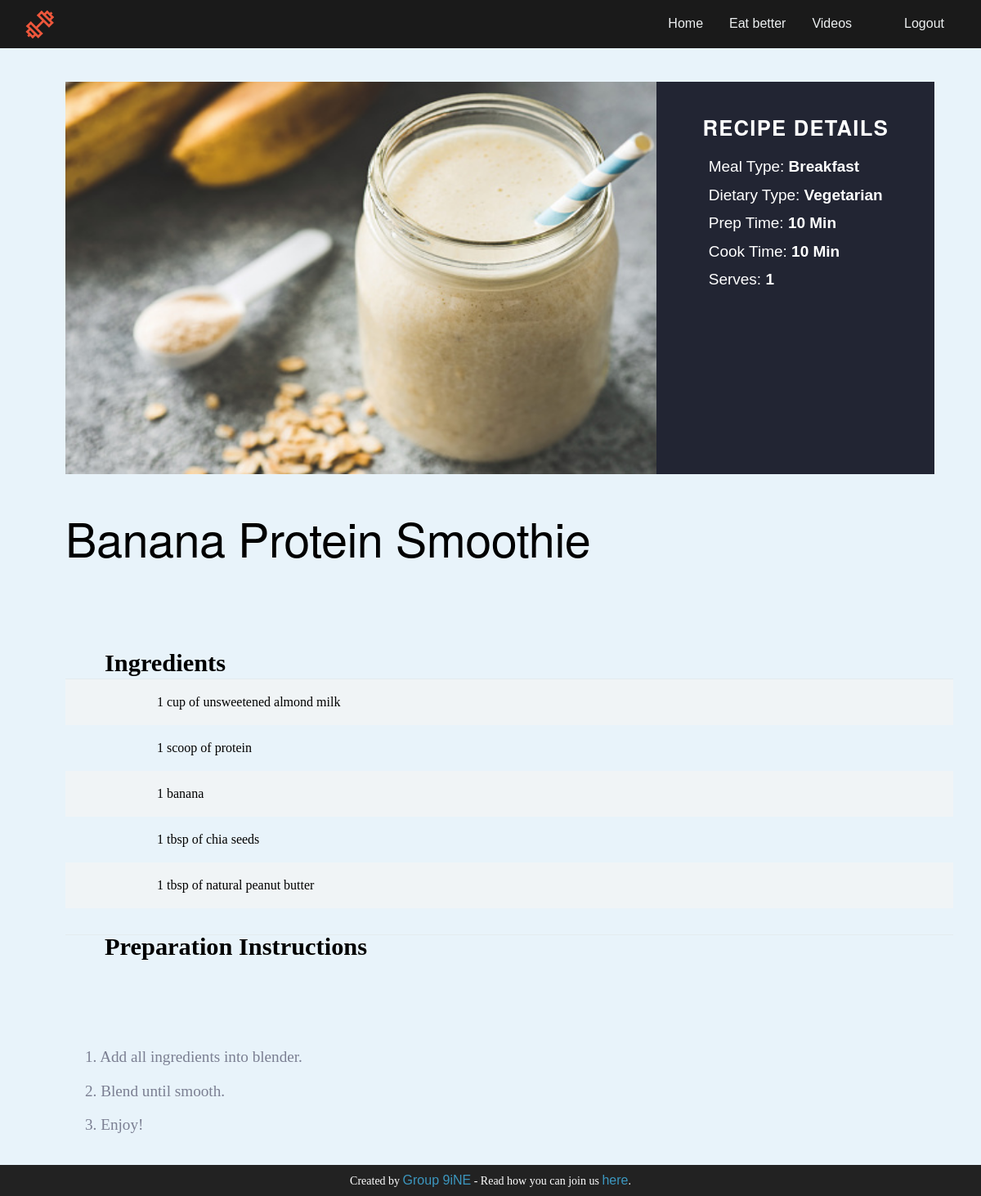
/recipe/1/ (signed in), run on the app's committed database.
### fithit/models.py (models this page shows, shortened)
class Eat_better(models.Model):
    recipe_id=models.AutoField(primary_key=True,unique=True)
    recipe_title=models.CharField(max_length=100,default="")
    recipe_category=models.CharField(max_length=50,default="")
    recipe_dietary_type=models.CharField(max_length=50,default="")
    recipe_serves=models.IntegerField(default=0)
    recipe_prep_time=models.IntegerField(default=0)
    recipe_make_time=models.IntegerField(default=0)
    recipe_calorie=models.CharField(max_length=40,default=0)
    recipe_difficulty=models.CharField(max_length=60,default="")
    recipe_ingredients=models.CharField(max_length=255,default="")
    recipe_steps=models.TextField(default="")
    recipe_infos=models.TextField(default="")
    thumbnail=models.ImageField(upload_to="image/thumbnail",default="")

### fithit/views.py (the view)
# urls.py: path('recipe/<str:recipe_id>/', views.view_recipe, name='recipe'),
@login_required(login_url='Login_signup')
def view_recipe(request,recipe_id):
    fetch_recpie=Eat_better.objects.filter(recipe_id=recipe_id)
    ingredient=fetch_recpie.values_list('recipe_ingredients')
    prep_steps=fetch_recpie.values_list('recipe_steps')
    ingredientlist=ingredient[0][0].split(',')
    prep_steps=prep_steps[0][0].split(',')
    recipe_data={'fetch_recpie':fetch_recpie,'ingredientlist':ingredientlist,'prep_steps':prep_steps}
    return render(request,'Recipe.html',recipe_data)

### fithit/templates/Recipe.html (shortened to what this page needs)
{% extends "basenavbar.html" %}
{%load static%}
{% block content %}
<section class="css-section-play">
  <a href="#main-content">
    <div class="css-video-item">
      <img src="/media/{{fetch_recpie.0.thumbnail}}"
        width="822px" height="480px" alt="error">
      <div class="css-video-desc">
        <h2 class="heading -x-small caps-half demi details">RECIPE DETAILS</h2>
        <div class="stats">
          <ul class="details-list">
            <li>
              <span class="detail-header">Meal Type:</span>
              <span class="detail-value demi">{{fetch_recpie.0.recipe_category}}</span>
            </li>
            <li>
              <span class="detail-header">Dietary Type: </span>
              <span class="detail-value demi">{{fetch_recpie.0.recipe_dietary_type}}</span>
            </li>
            <li>
              <span class="detail-header">Prep Time:</span>
              <span class="detail-value demi">{{fetch_recpie.0.recipe_prep_time}} Min</span>
            </li>
            <li>
              <span class="detail-header">Cook Time:</span>
              <span class="detail-value demi">{{fetch_recpie.0.recipe_make_time}} Min</span>
            </li>
            <li>
              <span class="detail-header">Serves:</span>
              <span class="detail-value demi">{{fetch_recpie.0.recipe_serves}}</span>
            </li>
          </ul>
        </div>
      </div>
  </a>
  <div class="recipe-article-container ">
    <section id="main-content">
      <h1 class="heading -large">{{fetch_recpie.0.recipe_title}}</h1>
      <section class="content-group -no-spacer -vs-medium -vs-collapse-top -column -body-section">
        <div class="group -vs-small">
          </div>
      </section>
    </section>
    <section class="content-group -no-spacer -vs-medium -vs-collapse-top -column -body-section">
      <h2 class="heading -small demi">Ingredients</h2>
      <div class="vue group -vs-small">
        <div class="recipe-ingredients">
          <ul class="ingredient-list">
            {% for i in ingredientlist %}
            <li class="ingredient-info">
              <span class="ingredient">{{i}}</span>
            </li>
            {%endfor%}
        </div>
      </div>
    </section>
    <section class="content-group -no-spacer -vs-medium -vs-collapse-top -column -body-section">
      <h2 class="heading -small demi">Preparation Instructions</h2>
      <div class="vue group -vs-small">
        <div class="body-checklist">
          <ul class="int-checklist">
            {% for i in prep_steps  %}
            <li role="button" tabindex="0" class="checklist-item -complete">
              {{i}}
            </li>
            {%endfor%}
          </ul>
        </div>
      </div>
    </section>
  </div>
</section>
{% endblock %}

### fithit/static/css/style.css (style rules this page uses)
* { box-sizing: border-box; margin: 0; padding: 0; }
body { margin: 0; padding: 0; }
.header li,a,button { font-family:"Monsterrat",sans-serif; font-weight: 500; font-size: 16px; color:#edf0f1; text-decoration: none; }
.css-section-play,.team-section { margin: 10px; position: relative; text-align: left; top: 65px; height: 100%; }
.css-video-item { position: relative; margin: 23px; width: 96%; padding: 12px 0px 30px 47px; }
.css-video-desc { position: absolute; color: black; height: 480px;; width: 30%; left: 68%; top: 12px; padding: 43px; background-color: #222533; text-align: center; }
.heading.-x-small { font-size: 1.6rem; line-height: 26px; color: #fff; font-weight: 600; text-transform: uppercase; letter-spacing: 0.05em; font-family: "Maison Neue","Helvetica Neue",Helvetica,Arial,"Lucida Grande",sans-serif; }
.stats { -webkit-box-flex: 1; flex: 1 auto; -webkit-box-pack: justify; justify-content: space-evenly; padding-top: 18px; display: -webkit-box; display: flex; position: relative; text-align: left; }
.stats, .stats ul, .stats ul li { color: #fff; font-size: 19px; line-height: 1.7692em; }
.stats ul.details-list li { margin: 0px 0px 1px 0px; }
.stats ul.details-list { margin: 0 0 1.6rem; padding: 0; list-style: none; list-style: none; padding: 0px 0px 0px 0px; margin: 0px; }
body { background-color: #e8f3fa; }
.css-filter h2,h1 { font-weight: 400; line-height: 1.2em; }
.demi { font-weight: 600; }
.recipe-article-container { position: relative; top: 35px; bottom: 100px; margin-bottom: 70px; }
#main-content,.css-summary-para { -webkit-box-orient: vertical; -webkit-box-direction: normal; flex-direction: column; }
.heading.-large { color: #000; line-height: 2px; font-size: 3.6rem; line-height: 4.8rem; letter-spacing: -0.5px; font-family: "Maison Neue","Helvetica Neue",Helvetica,Arial,"Lucida Grande",sans-serif; }
.content-group.-column { -webkit-box-orient: vertical; -webkit-box-direction: normal; flex-direction: column; }
.content-group.-no-spacer { margin-top: 0; }
.-vs-collapse-top { padding-top: 0; }
.-vs-medium { padding-top: 0rem; padding-bottom: 0rem; }
.heading.-small { font-size: 1.9rem; line-height: 28px; margin: 0 0 0.5em 0; padding-left: 3rem; text-rendering: optimizelegibility; }
.-vs-small { margin-top: 69px; padding-top: 2rem; }
.-body-section .heading+.group>.recipe-ingredients { position: relative; top: -6rem; margin-bottom: -6rem; }
.-body-section .ingredient-list { list-style: none; border-top: 1px solid #e3ebee; border-bottom: 1px solid #e3ebee; padding: 0; }
.-body-section .ingredient-list .ingredient-info:nth-child(odd) { background: #f0f4f6; }
.-body-section .ingredient-list .ingredient-info { display: -webkit-box; display: flex; margin: 0; padding: 1rem 7rem; flex-wrap: wrap; }
.content-group .group ul li { line-height: 1.5em; }
.-body-section .int-checklist { list-style: none; margin: 0; padding: 0; }
.-body-section .int-checklist .checklist-item.-complete { padding:0.4rem 1.5rem; font-size: 1.2rem; color: #7b7f92; }
.-body-section .int-checklist .checklist-item { margin: 0; padding: 0 0 0 40px; position: relative; cursor: pointer; }

### data on the page
Eat_better: thumbnail (picture), recipe_category "Breakfast", recipe_dietary_type "Vegetarian", recipe_prep_time "10", recipe_make_time "10", recipe_serves "1", recipe_title "Banana Protein Smoothie"

### other printed values
{{ i }} "1 cup of unsweetened almond milk" "1 scoop of protein" "1 banana" "1 tbsp of chia seeds" "1 tbsp of natural peanut butter"
{{ i }} "1. Add all ingredients into blender." "2. Blend until smooth." "3. Enjoy!"
